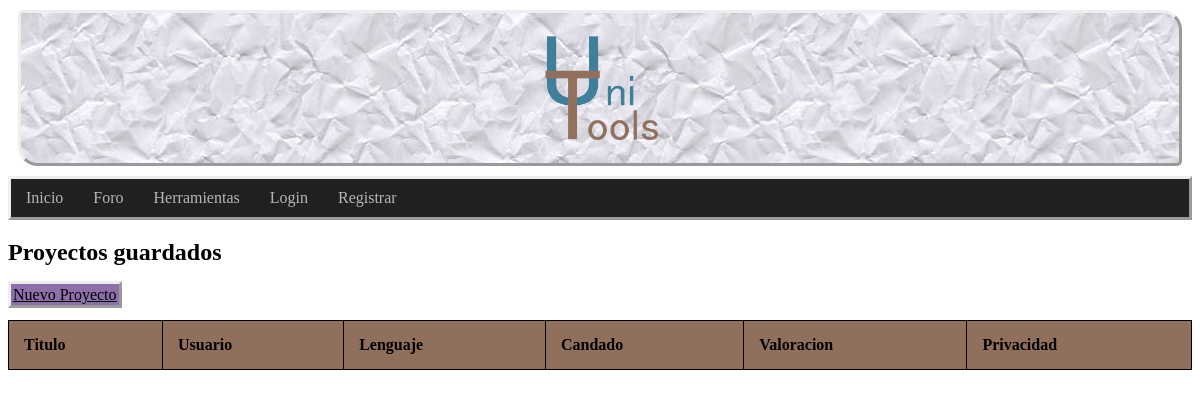
The page /proyectos.php on the database as committed earlier.
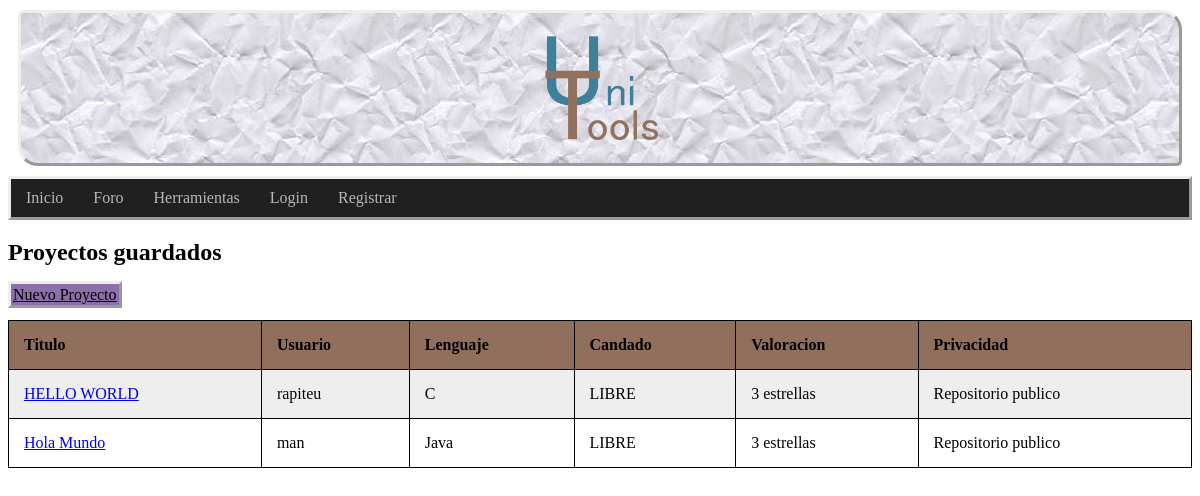
The same page on the database as committed later.
### tables this page shows
CREATE TABLE `project` (
  `id` int(11) NOT NULL,
  `titulo` varchar(100) NOT NULL,
  `candado` tinyint(1) NOT NULL,
  `userId` int(11) NOT NULL,
  `estrellas` int(11) NOT NULL,
  `privado` tinyint(1) NOT NULL,
  `lenguaje` varchar(50) NOT NULL,
  `contenido` varchar(200) NOT NULL,
  `file` varbinary(200) NOT NULL
);

CREATE TABLE `user` (
  `id_user` int(11) NOT NULL,
  `email` varchar(50) NOT NULL,
  `password` varchar(255) NOT NULL,
  `username` varchar(30) NOT NULL,
  `premium` tinyint(1) NOT NULL
);

### dao/project_class.php (called while the page is built, shortened)
<?php
class TOUproject {
	private $id;
	private $titulo;
	private $lenguaje;
  	private $candado;
	private $estrellas;
  function __construct($id='',$user='',$titulo='',$contenido='',$lenguaje='',$privado='',$candado='',$estrellas='',$file='')
  {
    $this->id = $id;
    $this->titulo = $titulo;
    $this->lenguaje = $lenguaje;
    $this->candado = $candado;
    $this->estrellas = $estrellas;
  }
  public function get_id(){
		return $this->id;
	}
	public function get_titulo(){
		return $this->titulo;
	}
	public function get_lenguaje(){
		return $this->lenguaje;
	}
  public function get_candado(){
		return $this->candado;
	}
  public function get_estrellas(){
		return $this->estrellas;
	}
 }

### dao/DAO.php (called while the page is built, shortened)
<?php
class DAO {
	public $conn;
	public function __construct() {
		if (!$this->conn){
			$this->conn = mysqli_connect("localhost", "root", "", "unitoolsdb");
		}
	}
	public function ejecutarConsulta($query){
		$result = mysqli_query($this->conn, $query) or die($this->conn->error);
        $array = mysqli_fetch_assoc($result);
		return $array;
	}
	public function devolverConsulta($query){
		$result = mysqli_query($this->conn, $query) or die($this->conn->error);
		return $result;
	}
}
?>

### dao/dao_project.php (called while the page is built, shortened)
<?php
include_once('DAO.php');
include_once('project_class.php');
class DAOproject extends DAO {
  public function show_all_data(){
		$sql = sprintf("SELECT * FROM project ORDER BY id DESC");
		$query = $this->devolverConsulta($sql);
        $array = [];
        while($result = mysqli_fetch_assoc($query)){
            $proj = new TOUproject($result['id'],
            $result['userId'], $result['titulo'], $result['contenido'],
             $result['lenguaje'], $result['privado'],$result['candado'],$result['estrellas']);
            array_push($array, $proj);
        }
		return $array;
	}
}

### dao/dao_user.php (called while the page is built, shortened)
<?php
include_once('DAO.php');
include_once('user_class.php');
class DAOUsuario extends DAO {
	public function search_userId($userId){
		$sql = sprintf("SELECT * FROM user WHERE id_User = $userId");
		if (!$this->ejecutarConsulta($sql))
			return null;
		else
		{
			$result = $this->ejecutarConsulta($sql);
			$user = new TOUser($result['id_user'],$result['email'],$result['password'],$result['username'],$result['premium']);
			return $user;
		}
	}
}
?>

### dao/user_class.php (called while the page is built, shortened)
<?php
class TOUser {
	private $user_name;
	function __construct($userId='',$email='',$password='',$user_name='',$premium=''){
		$this->user_name = $user_name;
	}
	public function get_username(){
		return $this->user_name;
	}
}
?>

### proyectos.php (the view, shortened to what this page needs)
<?php
include_once("dao/dao_user.php");
include_once("dao/dao_project.php");
?>
<!DOCTYPE html>
<html>
<head>
    <link rel="stylesheet" type="text/css" href="css/projs.css">
</head>
</head>
<body>
    <div id="contenedor">
        <?php
        require("includes/common/cabecera.php");
        require("includes/common/navegacion.php");
        ?>
	<h2>  Proyectos guardados </h2>
        <div id="contenido">
            <div class="contenido">
                <a class="botonForo" href="nuevo_project.php">Nuevo Proyecto</a>
                <?php
                $dao_project = new DAOproject();
                $dao_user = new DAOUsuario();
                $res = $dao_project->show_all_data();
	         echo "<table id='t01' style='width:100%'>";
	         echo "<tr>";
		echo "<th>Titulo</th>";
		echo "<th>Usuario</th>";
		echo "<th>Lenguaje</th>";
		echo "<th>Candado</th>";
		echo "<th>Valoracion</th>";
		echo "<th>Privacidad</th>";
		echo "</tr>";
		while (!empty($res)) {
                    $curr_proj = array_shift($res);
		    $project_id = $curr_proj->get_id();
		    $usuario = $dao_user->search_userId($project_id);
		    $lenguaje = $curr_proj->get_lenguaje();
                    $title = $curr_proj->get_titulo();
		            $candado = $curr_proj->get_candado();
		            $estrellas = $curr_proj->get_estrellas();
		            $priv = "Repositorio publico";
                    if ($usuario == null) {
                        $username = "Usuario borrado";
                    } else {
                        $username = $usuario->get_username();
                    }
		    if ($candado == 0){
		    	$candado = "LIBRE";
		    }
		    else {
		    	$candado = "EN EDICIÓN";
		    }
		    echo "<tr>";
		    echo "<td>" . "<a href=\"post.php?&id=" . $post_id . "\">" . $title . "</a></td>";
		 echo "<td>" . $username   . "</td>";
                   echo "<td>" . $lenguaje   . "</td>";
                   echo "<td>" . $candado    . "</td>";
		 echo "<td>" .  $estrellas . " estrellas </td>";
		 echo "<td>" . $priv .  "</td>";
		 echo "</tr>";
		}
		echo "</table>";
                ?>
            </div>
        </div>
    </div>
</body>

### includes/common/cabecera.php
<div class="header">
    <a href="index.php"><img src="img/UniTools.png" alt="UniTools" width="120"></a>
</div>

### includes/common/navegacion.php (shortened to what this page needs)
<div class="navbar">
    <?php
            if(!isset($_SESSION["login"]) || !($_SESSION["login"]))
            {
                echo "<a href=\"index.php\">Inicio</a>";
                echo "<a href=\"foro.php\">Foro</a>";
                echo "<a href=\"herramientas.php\">Herramientas</a>";
                echo"<a href=\"login.php\">Login</a>";
                echo"<a href=\"registro.php\" >Registrar</a>";
            }
    ?>
</div>

### css/projs.css (style rules this page uses)
.header { background-image: url(../img/PaperCrumpled0004_1_350.jpg); padding: 5px; border-style: outset; border-radius: 5px 20px 5px; margin: 10px; text-align: center; }
.navbar { background-color: rgb(32, 32, 32); overflow: hidden; border-style: outset; display:flex; margin-right: auto; margin-bottom: 10px; }
.navbar a { float: left; display: block; color: rgb(185, 182, 182); text-align: center; padding: 10px 15px; text-decoration: none; }
table { width:100%; }
table, th, td { border: 1px solid black; border-collapse: collapse; }
th, td { padding: 15px; text-align: left; }
table#t01 tr:nth-child(even) { background-color: #eee; }
table#t01 tr:nth-child(odd) { background-color: #fff; }
table#t01 th { background-color: #916f5d; color: black; }
.botonForo { border-style: outset; padding: 2px; background-color: rgb(141, 111, 170); color: black; }

Rows that differ between the two databases and show on the page:
added project: titulo "HELLO WORLD", user.username "rapiteu", lenguaje "C", candado "LIBRE", estrellas "3", priv "Repositorio publico"
added project: titulo "Hola Mundo", user.username "man", lenguaje "Java", candado "LIBRE", estrellas "3", priv "Repositorio publico"
